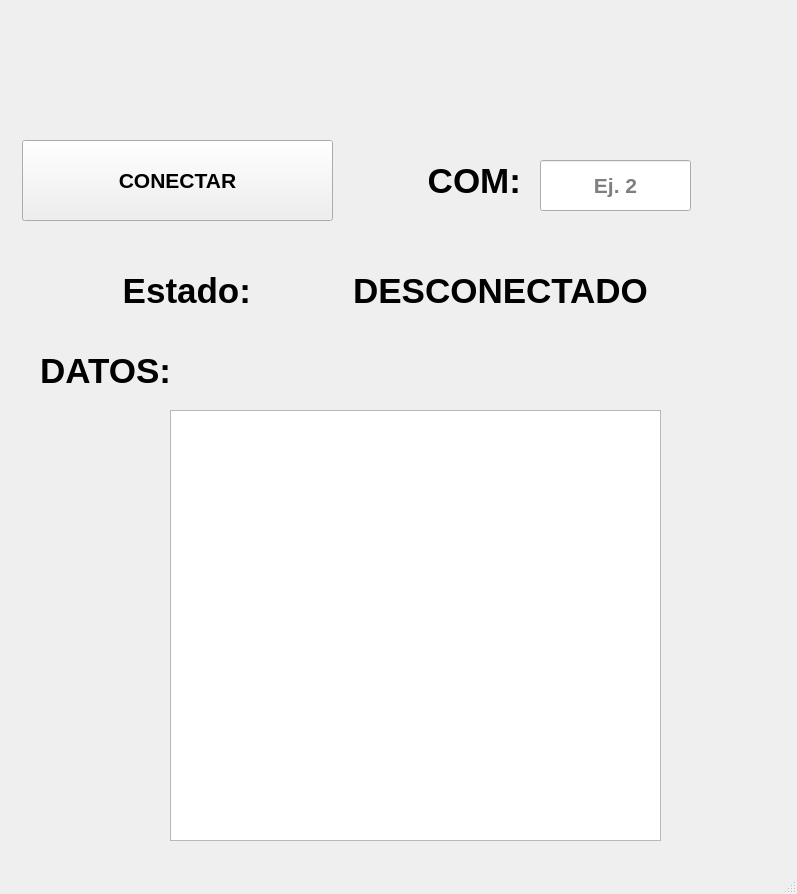
<?xml version="1.0" encoding="UTF-8"?>
<ui version="4.0">
 <class>MainWindow</class>
 <widget class="QMainWindow" name="MainWindow">
  <property name="geometry">
   <rect>
    <x>0</x>
    <y>0</y>
    <width>797</width>
    <height>894</height>
   </rect>
  </property>
  <property name="windowTitle">
   <string>MainWindow</string>
  </property>
  <widget class="QWidget" name="centralwidget">
   <widget class="QPushButton" name="btn_conexion">
    <property name="geometry">
     <rect>
      <x>22</x>
      <y>140</y>
      <width>311</width>
      <height>81</height>
     </rect>
    </property>
    <property name="font">
     <font>
      <pointsize>16</pointsize>
      <weight>75</weight>
      <bold>true</bold>
     </font>
    </property>
    <property name="text">
     <string>CONECTAR</string>
    </property>
   </widget>
   <widget class="QLabel" name="label">
    <property name="geometry">
     <rect>
      <x>370</x>
      <y>140</y>
      <width>151</width>
      <height>81</height>
     </rect>
    </property>
    <property name="font">
     <font>
      <pointsize>26</pointsize>
      <weight>75</weight>
      <bold>true</bold>
     </font>
    </property>
    <property name="text">
     <string>COM:</string>
    </property>
    <property name="alignment">
     <set>Qt::AlignRight|Qt::AlignTrailing|Qt::AlignVCenter</set>
    </property>
   </widget>
   <widget class="QLineEdit" name="txt_com">
    <property name="geometry">
     <rect>
      <x>540</x>
      <y>160</y>
      <width>151</width>
      <height>51</height>
     </rect>
    </property>
    <property name="font">
     <font>
      <pointsize>16</pointsize>
      <weight>75</weight>
      <bold>true</bold>
     </font>
    </property>
    <property name="toolTip">
     <string>Ingresa el número del COM</string>
    </property>
    <property name="alignment">
     <set>Qt::AlignCenter</set>
    </property>
    <property name="placeholderText">
     <string>Ej. 2</string>
    </property>
   </widget>
   <widget class="QLabel" name="label_2">
    <property name="geometry">
     <rect>
      <x>30</x>
      <y>250</y>
      <width>221</width>
      <height>81</height>
     </rect>
    </property>
    <property name="font">
     <font>
      <pointsize>26</pointsize>
      <weight>75</weight>
      <bold>true</bold>
     </font>
    </property>
    <property name="text">
     <string>Estado:</string>
    </property>
    <property name="alignment">
     <set>Qt::AlignRight|Qt::AlignTrailing|Qt::AlignVCenter</set>
    </property>
   </widget>
   <widget class="QLabel" name="txt_estado">
    <property name="geometry">
     <rect>
      <x>280</x>
      <y>250</y>
      <width>441</width>
      <height>81</height>
     </rect>
    </property>
    <property name="font">
     <font>
      <pointsize>26</pointsize>
      <weight>75</weight>
      <bold>true</bold>
     </font>
    </property>
    <property name="text">
     <string>DESCONECTADO</string>
    </property>
    <property name="alignment">
     <set>Qt::AlignCenter</set>
    </property>
   </widget>
   <widget class="QLabel" name="label_3">
    <property name="geometry">
     <rect>
      <x>-30</x>
      <y>330</y>
      <width>201</width>
      <height>81</height>
     </rect>
    </property>
    <property name="font">
     <font>
      <pointsize>26</pointsize>
      <weight>75</weight>
      <bold>true</bold>
     </font>
    </property>
    <property name="text">
     <string>DATOS:</string>
    </property>
    <property name="alignment">
     <set>Qt::AlignRight|Qt::AlignTrailing|Qt::AlignVCenter</set>
    </property>
   </widget>
   <widget class="QListWidget" name="datosSensor">
    <property name="geometry">
     <rect>
      <x>170</x>
      <y>410</y>
      <width>491</width>
      <height>431</height>
     </rect>
    </property>
   </widget>
   <widget class="QLabel" name="label_5">
    <property name="geometry">
     <rect>
      <x>700</x>
      <y>0</y>
      <width>91</width>
      <height>101</height>
     </rect>
    </property>
    <property name="text">
     <string/>
    </property>
    <property name="pixmap">
     <pixmap resource="../../PIP_UNIDAD_2_2021_3/recursos_proyecto.qrc">:/LOGO/Imagenes/HD-wallpaper-bob-esponja-mafioso-bob-esponja-gangster-mafioso-meme.jpg</pixmap>
    </property>
    <property name="scaledContents">
     <bool>true</bool>
    </property>
   </widget>
   <widget class="QLabel" name="label_6">
    <property name="geometry">
     <rect>
      <x>100</x>
      <y>0</y>
      <width>591</width>
      <height>61</height>
     </rect>
    </property>
    <property name="text">
     <string/>
    </property>
    <property name="pixmap">
     <pixmap resource="../../PIP_UNIDAD_2_2021_3/recursos_proyecto.qrc">:/UAT_FIANS/Imagenes/FIANS.png</pixmap>
    </property>
    <property name="scaledContents">
     <bool>true</bool>
    </property>
   </widget>
   <widget class="QLabel" name="label_4">
    <property name="geometry">
     <rect>
      <x>0</x>
      <y>0</y>
      <width>91</width>
      <height>101</height>
     </rect>
    </property>
    <property name="text">
     <string/>
    </property>
    <property name="pixmap">
     <pixmap resource="../../PIP_UNIDAD_2_2021_3/recursos_proyecto.qrc">:/NUMEROS/Imagenes/Boca_Juniors_logo18.svg.png</pixmap>
    </property>
    <property name="scaledContents">
     <bool>true</bool>
    </property>
   </widget>
  </widget>
  <widget class="QMenuBar" name="menubar">
   <property name="geometry">
    <rect>
     <x>0</x>
     <y>0</y>
     <width>797</width>
     <height>22</height>
    </rect>
   </property>
  </widget>
  <widget class="QStatusBar" name="statusbar"/>
 </widget>
 <resources>
  <include location="../../PIP_UNIDAD_2_2021_3/recursos_proyecto.qrc"/>
 </resources>
 <connections/>
</ui>
